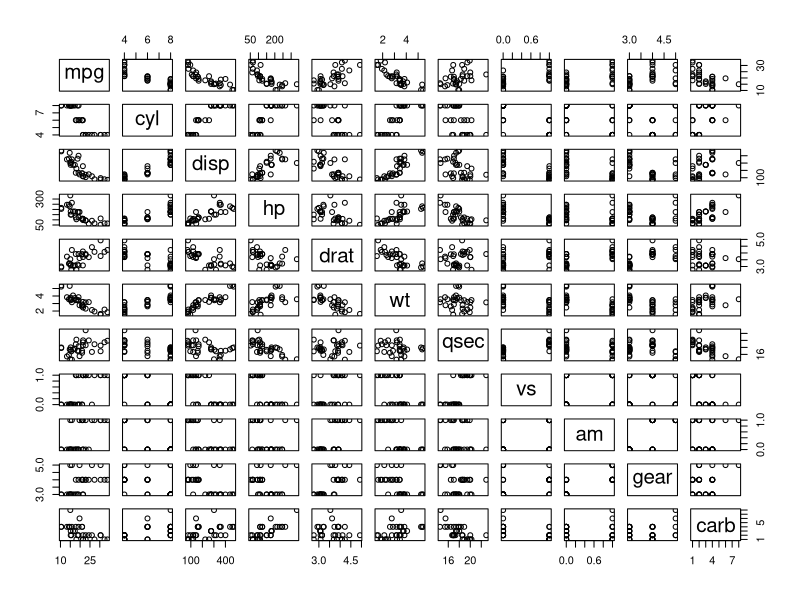
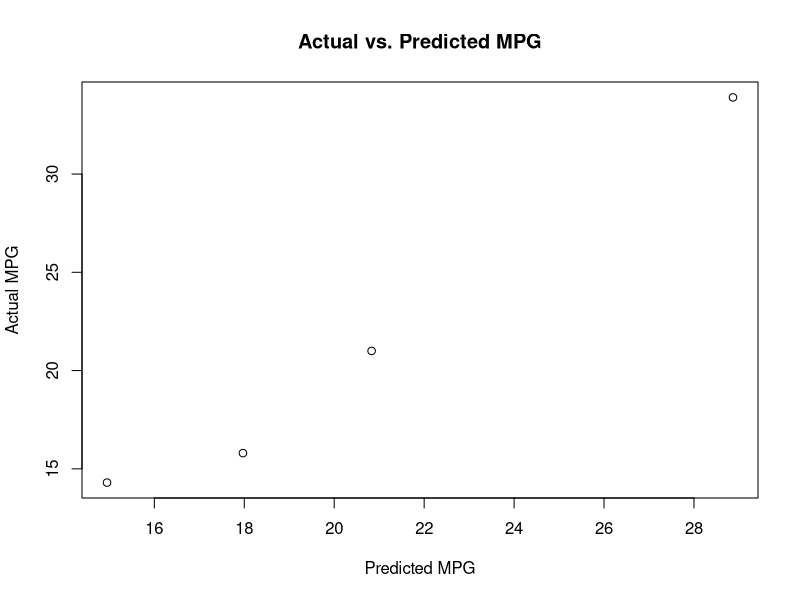

The R source for these figures, in order:
# 加载必要的库
library(caret)
library(randomForest)

# 加载数据集
data(mtcars)

# 检查数据集的结构
str(mtcars)

# 数据预处理
# 在 mtcars 数据集中没有缺失值需要处理

# 特征选择和可视化
# 散点图矩阵
pairs(mtcars)

# 将数据分割为训练集和测试集
set.seed(123) # 为了可重现性
train_index <- createDataPartition(mtcars$mpg, p = 0.8, list = FALSE)
train_data <- mtcars[train_index, ]
test_data <- mtcars[-train_index, ]

# 训练模型
# 定义控制参数
ctrl <- trainControl(method = "cv", number = 5)

# 使用随机森林算法训练模型
model <- train(mpg ~ ., data = train_data, method = "rf", trControl = ctrl)

# 打印模型摘要
print(model)

# 调整模型
# 在本示例中，随机森林没有调整参数

# 评估模型
# 在测试集上进行预测
predictions <- predict(model, newdata = test_data)

# 计算 RMSE
rmse <- sqrt(mean((predictions - test_data$mpg)^2))
print(paste("RMSE:", rmse))

# 可视化实际值与预测值
plot(predictions, test_data$mpg, main = "Actual vs. Predicted MPG", xlab = "Predicted MPG", ylab = "Actual MPG")

# 特征重要性图
varImp(model)

# 最终模型的摘要
summary(model)

# 保存模型
saveRDS(model, file = "random_forest_model.rds")
